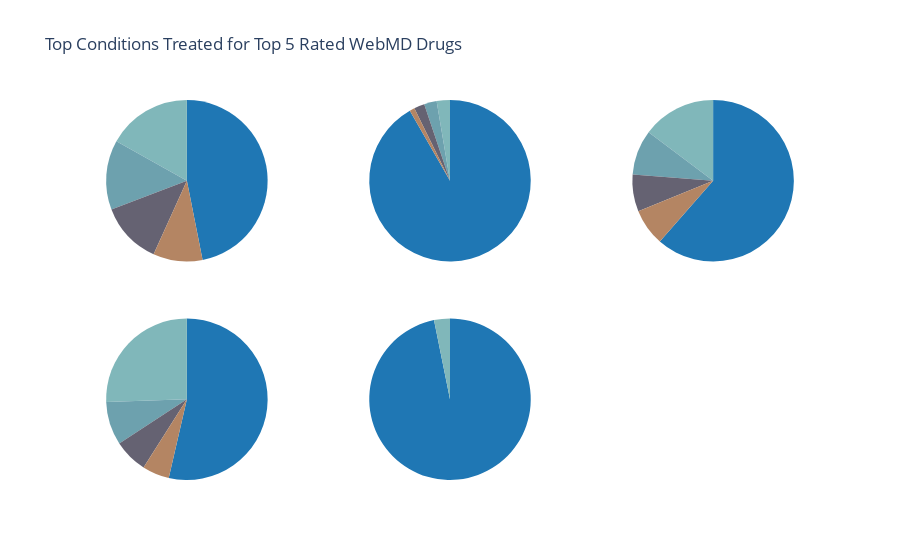

The notebook cell saved with this chart:
### Code cell
# Pie chart for Top Conditions Treated for Top 5 Rated WebMD Drugs

import plotly.graph_objects as go
from plotly.subplots import make_subplots

color = ['rgb(31, 119, 180)', 'rgb(128, 183, 186)', 'rgb(109, 161, 174)',
                'rgb(101, 98, 114)', 'rgb(180, 133, 99)']
# Create subplots, using 'domain' type for pie charts
specs = [[{'type':'domain'}, {'type':'domain'}, {'type':'domain'}], [{'type':'domain'}, {'type':'domain'}, {'type':'domain'}]]
fig = make_subplots(rows=2, cols=3, specs=specs)

# Define pie charts 
fig.add_trace(go.Pie(labels=a4['index'][:5], values=a3['Condition'][:5], name='Cymbalta oral', marker_colors=color),1,1)
fig.add_trace(go.Pie(labels=b4['index'][:5], values=b3['Condition'][:5], name='lisinopril oral', marker_colors=color),1,2)
fig.add_trace(go.Pie(labels=c4['index'][:5], values=c3['Condition'][:5], name='Lexapro oral', marker_colors=color),2,1)
fig.add_trace(go.Pie(labels=d4['index'][:5], values=d3['Condition'][:5], name='hydrocodone-acetaminophenoral', marker_colors=color),2,2)
fig.add_trace(go.Pie(labels=e4['index'][:5], values=e3['Condition'][:5], name='Effexor XR oral', marker_colors=color),1,3)


# Tune layout and hover info
fig.update_traces(hoverinfo='label+percent+name', textinfo='none')
fig.update(layout_title_text='Top Conditions Treated for Top 5 Rated WebMD Drugs',
           layout_showlegend=False)

fig = go.Figure(fig)
fig.show()

### Figure 1 — Plotly figure (JSON) as saved in the notebook; plotly's stock layout.template omitted (floating-point values rounded to 4 significant figures)
{"data": [{"domain": {"x": [0, 0.2889], "y": [0.575, 1]}, "hoverinfo": "label+percent+name", "labels": [" Major Depressive Disorder", " Neuropathic Pain", " Repeated Episodes of Anxiety", " Other", " Disorder characterized by Stiff, Tender & Painful Muscles"], "marker": {"colors": ["rgb(31, 119, 180)", "rgb(128, 183, 186)", "rgb(109, 161, 174)", "rgb(101, 98, 114)", "rgb(180, 133, 99)"]}, "name": "Cymbalta oral", "textinfo": "none", "type": "pie", "values": [1940, 699, 576, 514, 409]}, {"domain": {"x": [0.3556, 0.6444], "y": [0.575, 1]}, "hoverinfo": "label+percent+name", "labels": [" High Blood Pressure", " Other", " Kidney Disease from Diabetes", " Heart Attack", " Chronic Heart Failure"], "marker": {"colors": ["rgb(31, 119, 180)", "rgb(128, 183, 186)", "rgb(109, 161, 174)", "rgb(101, 98, 114)", "rgb(180, 133, 99)"]}, "name": "lisinopril oral", "textinfo": "none", "type": "pie", "values": [3829, 111, 105, 88, 42]}, {"domain": {"x": [0, 0.2889], "y": [0, 0.425]}, "hoverinfo": "label+percent+name", "labels": [" Depression", " Repeated Episodes of Anxiety", " Panic Disorder", " Other", " Major Depressive Disorder"], "marker": {"colors": ["rgb(31, 119, 180)", "rgb(128, 183, 186)", "rgb(109, 161, 174)", "rgb(101, 98, 114)", "rgb(180, 133, 99)"]}, "name": "Lexapro oral", "textinfo": "none", "type": "pie", "values": [1923, 917, 310, 243, 194]}, {"domain": {"x": [0.3556, 0.6444], "y": [0, 0.425]}, "hoverinfo": "label+percent+name", "labels": [" Pain", " Other"], "marker": {"colors": ["rgb(31, 119, 180)", "rgb(128, 183, 186)", "rgb(109, 161, 174)", "rgb(101, 98, 114)", "rgb(180, 133, 99)"]}, "name": "hydrocodone-acetaminophenoral", "textinfo": "none", "type": "pie", "values": [3807, 125]}, {"domain": {"x": [0.7111, 1], "y": [0.575, 1]}, "hoverinfo": "label+percent+name", "labels": [" Depression", " Repeated Episodes of Anxiety", " \"Change of Life\" Signs", " Panic Disorder", " Bipolar Depression"], "marker": {"colors": ["rgb(31, 119, 180)", "rgb(128, 183, 186)", "rgb(109, 161, 174)", "rgb(101, 98, 114)", "rgb(180, 133, 99)"]}, "name": "Effexor XR oral", "textinfo": "none", "type": "pie", "values": [1833, 439, 269, 221, 220]}], "layout": {"showlegend": false, "title": {"text": "Top Conditions Treated for Top 5 Rated WebMD Drugs"}}}
